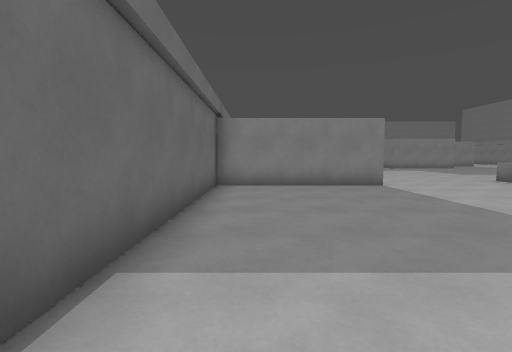
View 1 (above)

21 first-person views from a walk through a Godot game level. The camera is 1.3 m above the floor, tilts 4° down and sees 85° across. The floor is counted in squares, 1.44 m on a side. Each view is taken from the middle of a square. On the plan, view 1 faces up. The plan holds only what a view shows up to about 11 squares ahead; the rest is blank. The place goes on beyond the plan. Characters and animated objects are left out.

View 2
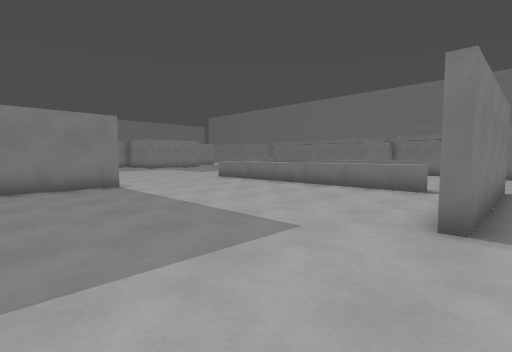

View 3
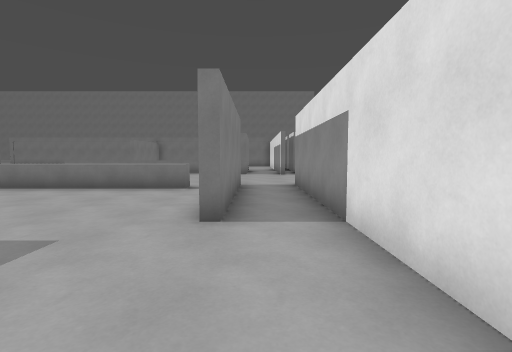

View 4
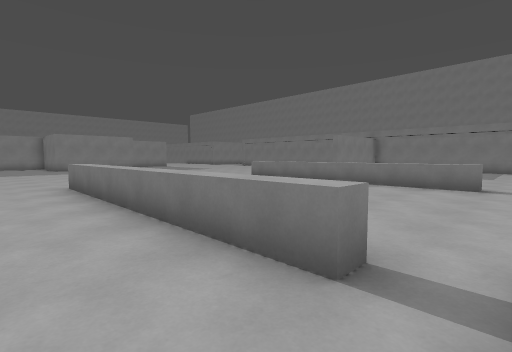

View 5
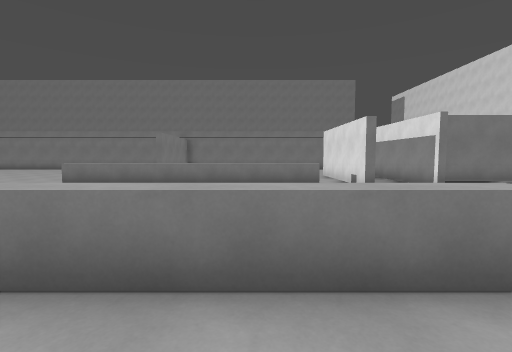

View 6
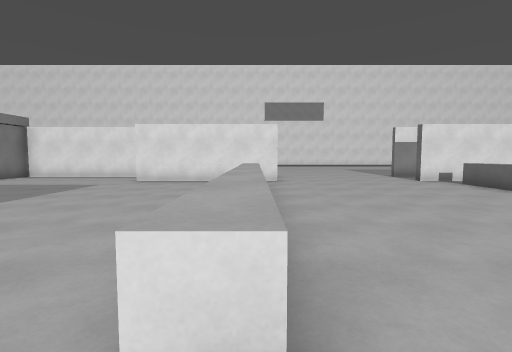

View 7
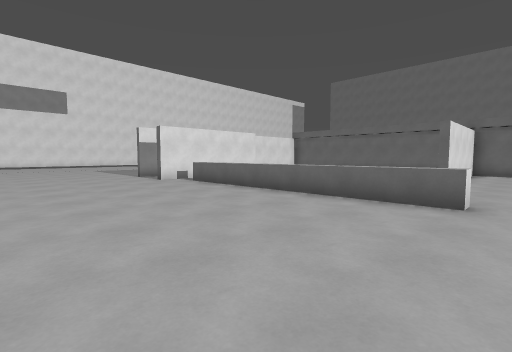

View 8
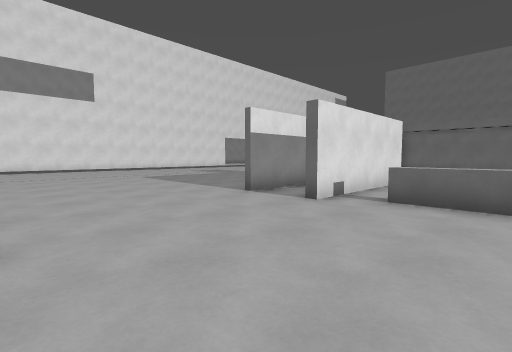

View 9
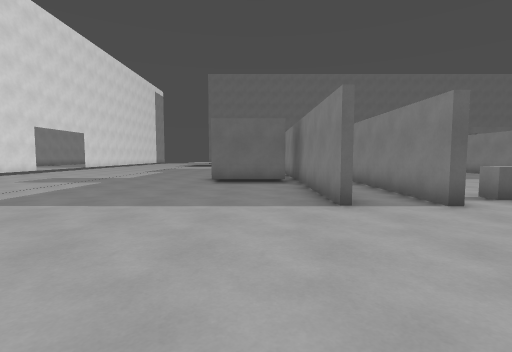

View 10
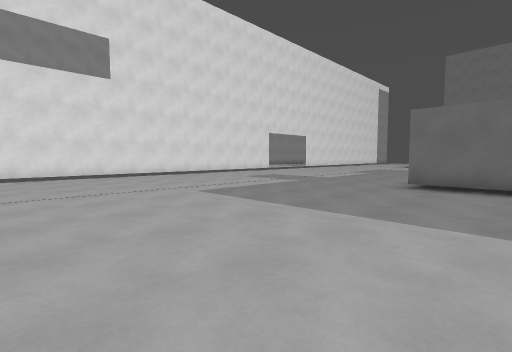

View 11
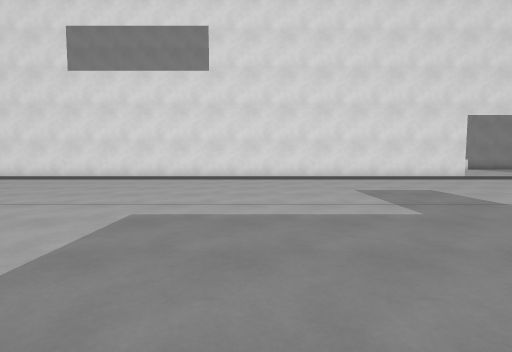

View 12
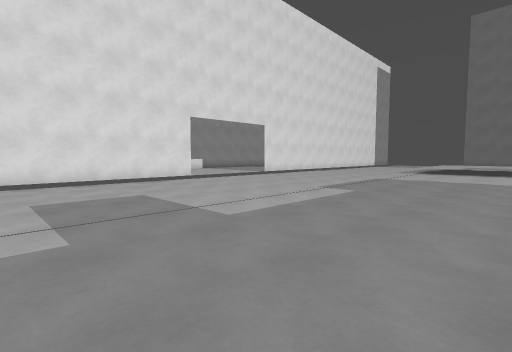

View 13
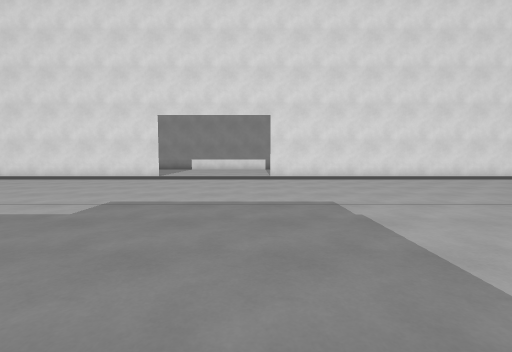

View 14
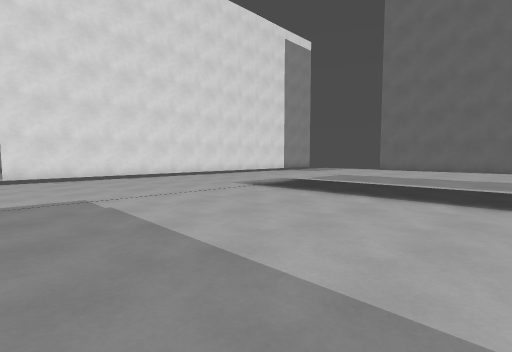

View 15
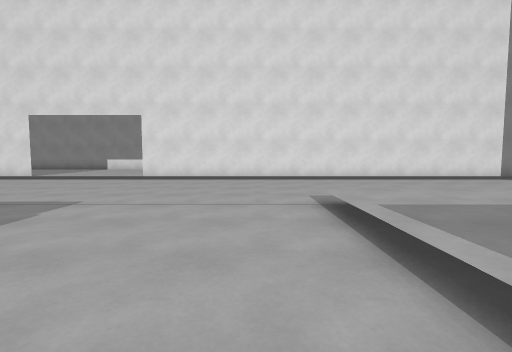

View 16
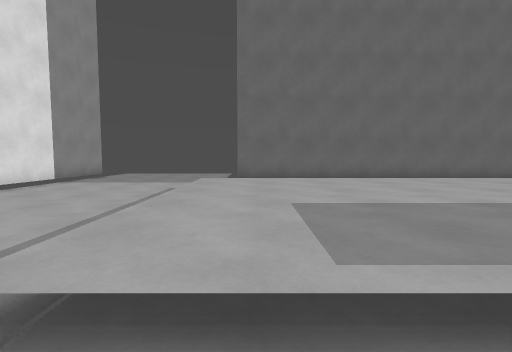

View 17
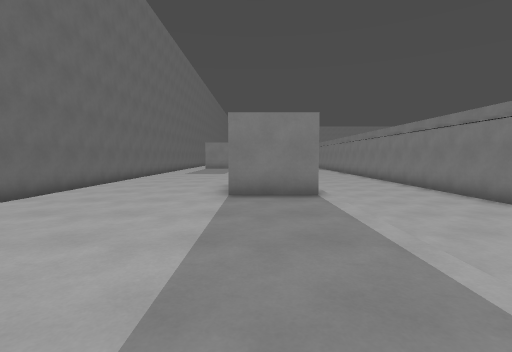

View 18
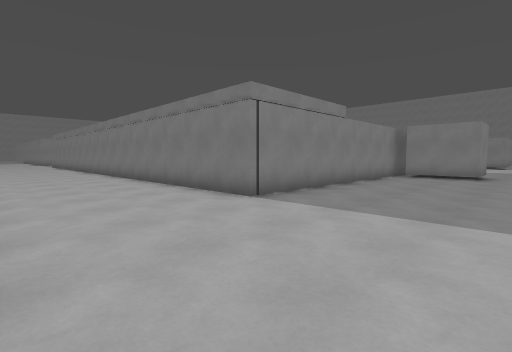

View 19
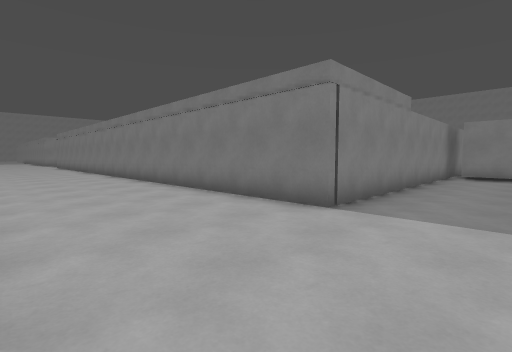

View 20
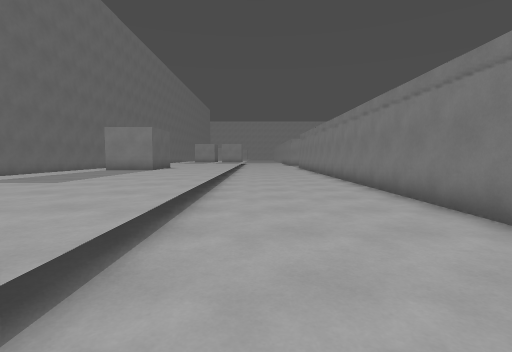

View 21
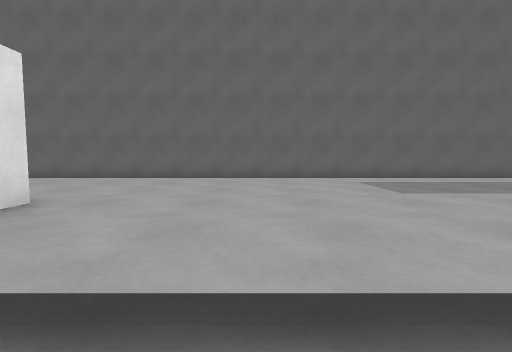

### Floor plan
Key: @ floor where view 1 was taken; # wall or solid block; x gap in a wall; . main floor; : floor 0.25 m higher than the main floor; + floor 0.5 m higher than the main floor; / step, stairs or slope; ^ raised ledge.
Columns run from 20 left of view 1 to 23 right of it. Each row starts with its distance up from view 1.
 11  # /++++++/....#         ............
 10  # /++++++/....#     ........^......^.
  9  # /++++++/....#  ######.....^......^..
  8  # /++++++/....#  #..........^......^...
  7  # /++++++/....#  #..........^......^ ...
  6  # /++++++/....#  #..........^......^ ....
  5  # /++++++/....#  #..........^......^ .....
  4  # /++++++/....#  #..........^......^ ......
  3  # /++++++/....#  #..........^......^ ......
  2  # /++++++/....#  #..........^......^.......
  1  # /++++# /....#  #.........................
  0  # /++++# /....#  # @....######.....#####...
 -1  # /++++##/....################.....#..
 -2  # /++++++/.............##..........###
 -3  # /++++++/.............##..........#
 -4  # /++++++/.............##..........#
 -5  # /++++++/.........................
 -6  # /++++++/.........................
 -7  # /++++++/........................
 -8  # /++++++/........................
 -9    /++++++/........................
-10  ..................................
-11 ....................................
-12 ....................................
-13 .....................................
-14 ......................................
-15 ################::::x##################

Positions as (right, up) in squares from view 1, and headings:
1: (0, 0), facing up
2: (1, 0), facing up-right
3: (1, 0), facing right
4: (7, 1), facing up-right
5: (7, 4), facing right
6: (16, 11), facing down
7: (15, 11), facing down-left
8: (15, 4), facing down-left
9: (15, -3), facing left
10: (14, -2), facing down-left
11: (8, -4), facing down
12: (6, -5), facing down-left
13: (-4, -4), facing down
14: (-4, -3), facing down-left
15: (-9, -4), facing down
16: (-9, -8), facing left
17: (-12, -8), facing up
18: (-10, -6), facing up-right
19: (-10, -4), facing up-right
20: (-9, 0), facing up
21: (-9, 4), facing left
